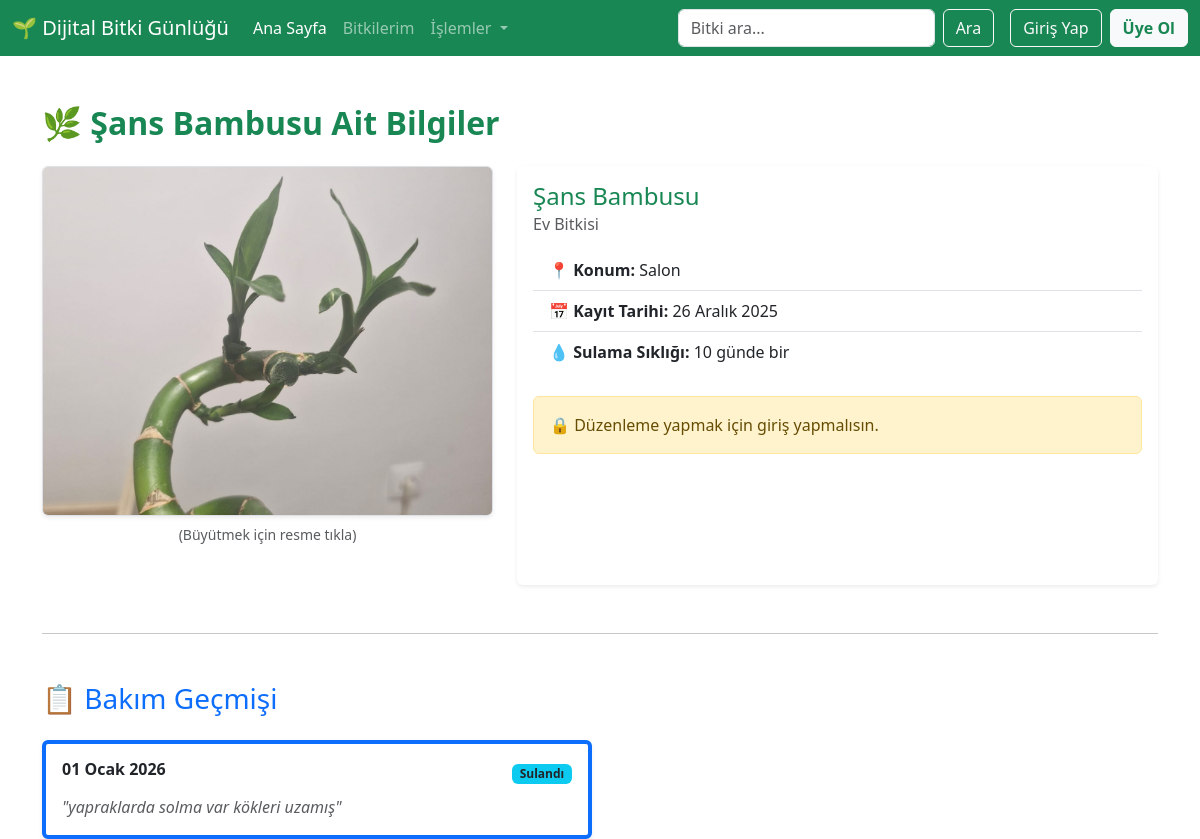
Page /plant/1/detail on the committed database.
### plants/models.py (models this page shows, shortened)
class Plant(models.Model):
    name= models.CharField(max_length=100, verbose_name="Bitki Adı ")
    species = models.CharField(max_length=100, blank=True, verbose_name="Bitki Türü ")
    added_date = models.DateField(verbose_name="Ekleme Tarihi ", auto_now_add=True)
    photo = models.ImageField(upload_to="plant_photos/", blank=True, null=True, verbose_name="Resim Ekle ")  # Fotoğraf
    location = models.CharField(max_length=100, choices=LOCATION_CHOICES, blank=True, verbose_name="Evdeki Konumu")
    irrigation_frequency = models.PositiveIntegerField(verbose_name="Sulama Sıklığı (Gün)")

class CareLog(models.Model):
    plant = models.ForeignKey(Plant, on_delete=models.CASCADE, related_name="care_logs") #cascade: bitki silinirse tüm bakım kayıtları siliniyo
    date = models.DateField(verbose_name="tarih")  #bakım tarihi
    watered = models.BooleanField(default=False)  #sulandı mı?
    fertilized = models.BooleanField(default=False) #gübrelendi mi?
    notes = models.TextField(blank=True)

### plants/views.py (the view)
# urls.py: path('<int:id>/detail',plant_detail,name='detail'),
def plant_detail(request,id):
    plant=get_object_or_404(Plant, id=id)
    carelogs= plant.care_logs.all()  #ilişkili bakım kayıtlarını al
    return render(request,'plant/detail.html',{'plant':plant,'carelogs':carelogs})

### templates/plant/detail.html (shortened to what this page needs)
{% extends "base.html" %}
{% block body %}
<div class="container mt-4">
    <h2 class="mb-4 text-success fw-bold">
        🌿 {{ plant.name }} Ait Bilgiler
    </h2>
    <div class="row">
        <div class="col-md-5 mb-4">
            {% if plant.photo %}
                <img id="kucukResim"
                     src="{{ plant.photo.url }}"
                     alt="{{ plant.name }}"
                     class="img-fluid rounded shadow-sm border"
                     style="width: 100%; height: 350px; object-fit: cover; cursor: pointer;">
                <p class="text-muted text-center small mt-2">
                    (Büyütmek için resme tıkla)
                </p>
            {% else %}
                <div class="bg-light rounded d-flex align-items-center justify-content-center border" style="height: 350px;">
                    <span class="text-muted fs-5">Resim Yok 🍂</span>
                </div>
            {% endif %}
        </div>
        <div class="col-md-7">
            <div class="card shadow-sm border-0 h-100">
                <div class="card-body">
                    <h4 class="card-title text-success">{{ plant.name }}</h4>
                    <h6 class="card-subtitle mb-3 text-muted">{{ plant.species }}</h6>
                    <ul class="list-group list-group-flush">
                        <li class="list-group-item">
                            <strong>📍 Konum:</strong> {{ plant.get_location_display }}
                        </li>
                        <li class="list-group-item">
                            <strong>📅 Kayıt Tarihi:</strong> {{ plant.added_date }}
                        </li>
                        <li class="list-group-item">
                            <strong>💧 Sulama Sıklığı:</strong> {{ plant.irrigation_frequency }} günde bir
                        </li>
                    </ul>
                    <div class="mt-4">
                        {% if request.user.is_authenticated %}
                            <a href="{% url 'plant:update' plant.id %}" class="btn btn-warning text-white me-2">
                                ✏️ Bilgileri Güncelle
                            </a>
                            <form action="{% url 'plant:delete' plant.id %}" method="POST" class="d-inline">
                                {% csrf_token %}
                                <button type="submit" class="btn btn-danger" onclick="return confirm('Bu bitkiyi silmek istediğine emin misin?')">
                                    🗑️ Sil
                                </button>
                            </form>
                        {% else %}
                            <div class="alert alert-warning">
                                🔒 Düzenleme yapmak için giriş yapmalısın.
                            </div>
                        {% endif %}
                    </div>
                </div>
            </div>
        </div>
    </div>
    <hr class="my-5">
    <div class="d-flex justify-content-between align-items-center mb-3">
        <h3 class="text-primary">📋 Bakım Geçmişi</h3>
    </div>
    {% if carelogs %}
        <div class="row row-cols-1 row-cols-md-2 g-3">
            {% for log in carelogs %}
            <div class="col">
                <div class="card shadow-sm border-start border-primary border-4">
                    <div class="card-body">
                        <div class="d-flex justify-content-between">
                            <h6 class="fw-bold">{{ log.date }}</h6>
                            <div>
                                {% if log.watered %}
                                    <span class="badge bg-info text-dark">Sulandı</span>
                                {% endif %}
                            </div>
                        </div>
                        {% if log.notes %}
                            <p class="mt-2 mb-0 text-muted fst-italic">"{{ log.notes }}"</p>
                        {% endif %}
                    </div>
                </div>
            </div>
            {% endfor %}
        </div>
    {% else %}
        <div class="alert alert-light border text-center">
            Henüz hiç bakım kaydı girilmemiş.
        </div>
    {% endif %}
</div>
{% endblock %}

### templates/base.html (style rules this page uses)
body { padding-top: 80px; }

### rows in the picture
Plant: name "Şans Bambusu", photo (picture), species "Ev Bitkisi", location "Salon", added_date "26 Aralık 2025", irrigation_frequency "10"
CareLog: date "01 Ocak 2026", watered "Sulandı", notes "yapraklarda solma var kökleri uzamış"
